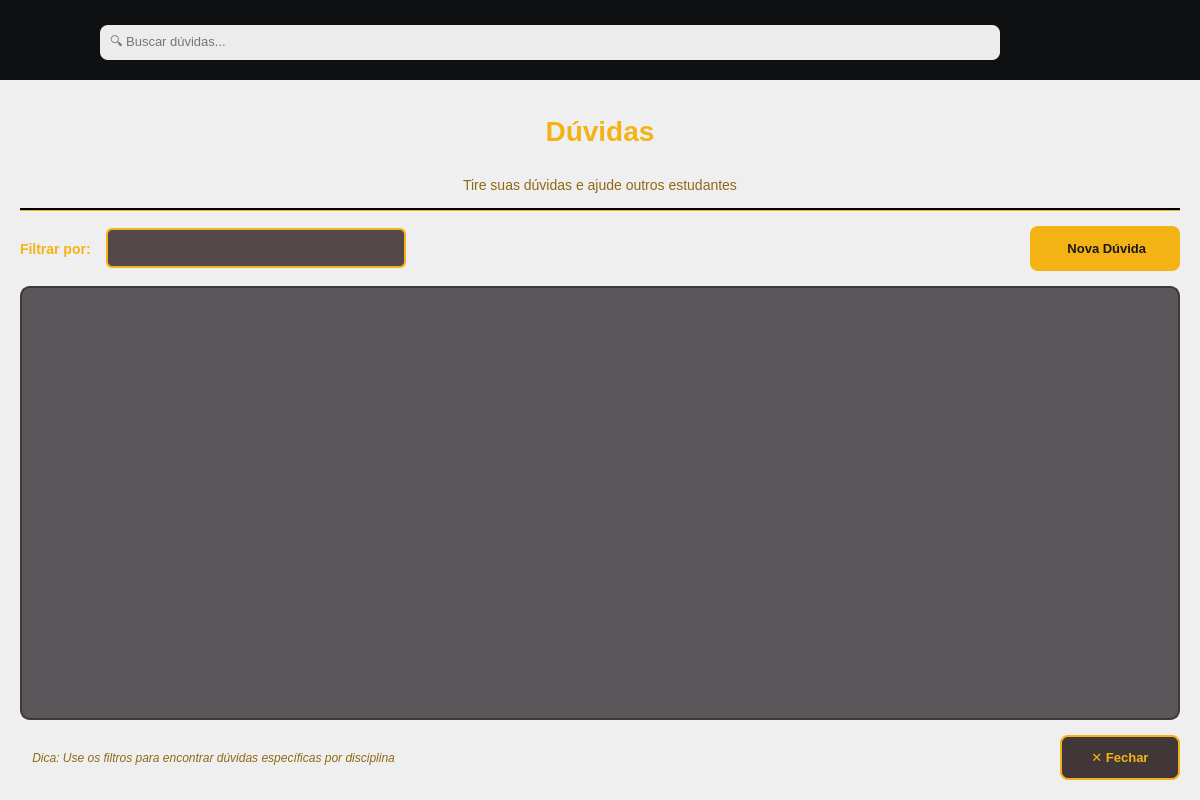
<?xml version="1.0" encoding="UTF-8"?>
<ui version="4.0">
 <class>DuvidasDialog</class>
 <widget class="QDialog" name="DuvidasDialog">
  <property name="geometry">
   <rect>
    <x>0</x>
    <y>0</y>
    <width>1200</width>
    <height>800</height>
   </rect>
  </property>
  <property name="windowTitle">
   <string>📚 Dúvidas EducaUTFPR</string>
  </property>
  <property name="styleSheet">
   <string notr="true">
/* ====== FUNDO PRINCIPAL COM IMAGEM ====== */
QDialog#DuvidasDialog {
    background-image: url(:/images/imagens/fundo_2.png);
    background-position: center;
    background-repeat: no-repeat;
}

/* ====== BARRA DE NAVEGAÇÃO ====== */
QLabel#navBar {
    background-color: #0f1011;
}

/* ====== OVERLAY SEMI-TRANSPARENTE ====== */
QWidget#centralWidget {
    background-color: rgba(26, 22, 26, 0.85);
    border-radius: 15px;
}

/* ====== TÍTULO PRINCIPAL ====== */
QLabel#tituloLabel {
    color: #F4B315;
    font-size: 28px;
    font-weight: bold;
    padding: 15px;
    background-color: transparent;
}

/* ====== SUBTÍTULO ====== */
QLabel#subtituloLabel {
    color: #8E6915;
    font-size: 14px;
    background-color: transparent;
}

/* ====== LOGO E ÍCONES ====== */
QLabel#logoLabel, QLabel#homeButton, QLabel#perfilButton {
    background-color: transparent;
    border-radius: 50px;
}

/* ====== BARRA DE BUSCA ====== */
QLineEdit#searchLine {
    background-color: rgb(236, 236, 236);
    border-radius: 8px;
    padding: 8px;
    font-size: 13px;
}

/* ====== BOTÕES PRINCIPAIS ====== */
QPushButton {
    background-color: #F4B315;
    color: #1A161A;
    border: none;
    border-radius: 8px;
    padding: 12px 24px;
    font-weight: bold;
    font-size: 13px;
}

QPushButton:hover {
    background-color: #D3AF35;
}

QPushButton:pressed {
    background-color: #8E6915;
}

/* ====== BOTÃO FECHAR ====== */
QPushButton#fecharButton {
    background-color: #423738;
    color: #F4B315;
    border: 2px solid #F4B315;
}

QPushButton#fecharButton:hover {
    background-color: #524447;
    border-color: #D3AF35;
}

/* ====== COMBOBOX (FILTRO) ====== */
QComboBox {
    background-color: rgba(66, 55, 56, 0.9);
    color: #F4B315;
    border: 2px solid #F4B315;
    border-radius: 6px;
    padding: 8px 12px;
    font-size: 13px;
    font-weight: bold;
}

QComboBox:hover {
    border-color: #D3AF35;
    background-color: rgba(82, 68, 71, 0.9);
}

QComboBox::drop-down {
    border: none;
    width: 30px;
}

QComboBox::down-arrow {
    image: none;
    border-left: 5px solid transparent;
    border-right: 5px solid transparent;
    border-top: 6px solid #F4B315;
    margin-right: 8px;
}

QComboBox QAbstractItemView {
    background-color: #423738;
    color: #F4B315;
    selection-background-color: #F4B315;
    selection-color: #1A161A;
    border: 2px solid #F4B315;
}

/* ====== SCROLL AREA ====== */
QScrollArea {
    border: 2px solid #423738;
    border-radius: 10px;
    background-color: rgba(26, 22, 26, 0.7);
}

QScrollBar:vertical {
    background-color: #423738;
    width: 12px;
    border-radius: 6px;
}

QScrollBar::handle:vertical {
    background-color: #F4B315;
    border-radius: 6px;
    min-height: 20px;
}

QScrollBar::handle:vertical:hover {
    background-color: #D3AF35;
}

/* ====== CONTAINER DAS DÚVIDAS ====== */
QWidget#containerDuvidas {
    background-color: transparent;
}

/* ====== LINHA SEPARADORA ====== */
Line {
    background-color: #F4B315;
}

/* ====== LABELS GERAIS ====== */
QLabel {
    color: #F4B315;
    background-color: transparent;
}

QLabel#infoLabel {
    color: #8E6915;
    font-size: 12px;
    font-style: italic;
}
   </string>
  </property>
  <layout class="QVBoxLayout" name="mainLayoutOuter">
   <property name="spacing">
    <number>0</number>
   </property>
   <property name="leftMargin">
    <number>0</number>
   </property>
   <property name="topMargin">
    <number>0</number>
   </property>
   <property name="rightMargin">
    <number>0</number>
   </property>
   <property name="bottomMargin">
    <number>0</number>
   </property>
   <item>
    <widget class="QWidget" name="navWidget" native="true">
     <property name="minimumSize">
      <size>
       <width>0</width>
       <height>80</height>
      </size>
     </property>
     <property name="maximumSize">
      <size>
       <width>16777215</width>
       <height>80</height>
      </size>
     </property>
     <widget class="QLabel" name="logoLabel">
      <property name="geometry">
       <rect>
        <x>10</x>
        <y>0</y>
        <width>80</width>
        <height>80</height>
       </rect>
      </property>
      <property name="styleSheet">
       <string notr="true">border-radius: 20px;</string>
      </property>
      <property name="text">
       <string/>
      </property>
      <property name="pixmap">
       <pixmap resource="icons.qrc">:/images/imagens/Logo_1.png</pixmap>
      </property>
      <property name="scaledContents">
       <bool>true</bool>
      </property>
     </widget>
     <widget class="QLineEdit" name="searchLine">
      <property name="geometry">
       <rect>
        <x>100</x>
        <y>25</y>
        <width>900</width>
        <height>35</height>
       </rect>
      </property>
      <property name="styleSheet">
       <string notr="true">background-color: rgb(236, 236, 236);</string>
      </property>
      <property name="placeholderText">
       <string>🔍 Buscar dúvidas...</string>
      </property>
     </widget>
     <widget class="QLabel" name="homeButton">
      <property name="geometry">
       <rect>
        <x>1030</x>
        <y>20</y>
        <width>45</width>
        <height>45</height>
       </rect>
      </property>
      <property name="cursor">
       <cursorShape>PointingHandCursor</cursorShape>
      </property>
      <property name="styleSheet">
       <string notr="true">border-radius: 50px;</string>
      </property>
      <property name="text">
       <string/>
      </property>
      <property name="pixmap">
       <pixmap resource="icons.qrc">:/images/imagens/inicio.png</pixmap>
      </property>
      <property name="scaledContents">
       <bool>true</bool>
      </property>
     </widget>
     <widget class="QLabel" name="perfilButton">
      <property name="geometry">
       <rect>
        <x>1090</x>
        <y>20</y>
        <width>45</width>
        <height>45</height>
       </rect>
      </property>
      <property name="cursor">
       <cursorShape>PointingHandCursor</cursorShape>
      </property>
      <property name="styleSheet">
       <string notr="true">border-radius: 50px;</string>
      </property>
      <property name="text">
       <string/>
      </property>
      <property name="pixmap">
       <pixmap resource="icons.qrc">:/images/imagens/perfil.png</pixmap>
      </property>
      <property name="scaledContents">
       <bool>true</bool>
      </property>
     </widget>
     <widget class="QLabel" name="navBar">
      <property name="geometry">
       <rect>
        <x>0</x>
        <y>0</y>
        <width>1200</width>
        <height>80</height>
       </rect>
      </property>
      <property name="styleSheet">
       <string notr="true">background-color: #0f1011;</string>
      </property>
      <property name="text">
       <string/>
      </property>
     </widget>
     <zorder>navBar</zorder>
     <zorder>logoLabel</zorder>
     <zorder>searchLine</zorder>
     <zorder>homeButton</zorder>
     <zorder>perfilButton</zorder>
    </widget>
   </item>
   <item>
    <layout class="QVBoxLayout" name="verticalLayout">
     <property name="spacing">
      <number>15</number>
     </property>
     <property name="leftMargin">
      <number>20</number>
     </property>
     <property name="topMargin">
      <number>20</number>
     </property>
     <property name="rightMargin">
      <number>20</number>
     </property>
     <property name="bottomMargin">
      <number>20</number>
     </property>
     <item>
      <widget class="QLabel" name="tituloLabel">
       <property name="text">
        <string>Dúvidas</string>
       </property>
       <property name="alignment">
        <set>Qt::AlignmentFlag::AlignCenter</set>
       </property>
      </widget>
     </item>
     <item>
      <widget class="QLabel" name="subtituloLabel">
       <property name="text">
        <string>Tire suas dúvidas e ajude outros estudantes</string>
       </property>
       <property name="alignment">
        <set>Qt::AlignmentFlag::AlignCenter</set>
       </property>
      </widget>
     </item>
     <item>
      <widget class="Line" name="line">
       <property name="styleSheet">
        <string notr="true">background-color: #F4B315;</string>
       </property>
       <property name="frameShadow">
        <enum>QFrame::Shadow::Plain</enum>
       </property>
       <property name="lineWidth">
        <number>2</number>
       </property>
       <property name="orientation">
        <enum>Qt::Orientation::Horizontal</enum>
       </property>
      </widget>
     </item>
     <item>
      <layout class="QHBoxLayout" name="horizontalLayout">
       <property name="spacing">
        <number>15</number>
       </property>
       <item>
        <widget class="QLabel" name="label">
         <property name="styleSheet">
          <string notr="true">color: #F4B315; font-size: 14px; font-weight: bold;</string>
         </property>
         <property name="text">
          <string>Filtrar por:</string>
         </property>
        </widget>
       </item>
       <item>
        <widget class="QComboBox" name="filtroComboBox">
         <property name="minimumSize">
          <size>
           <width>300</width>
           <height>40</height>
          </size>
         </property>
        </widget>
       </item>
       <item>
        <spacer name="horizontalSpacer">
         <property name="orientation">
          <enum>Qt::Orientation::Horizontal</enum>
         </property>
         <property name="sizeHint" stdset="0">
          <size>
           <width>40</width>
           <height>20</height>
          </size>
         </property>
        </spacer>
       </item>
       <item>
        <widget class="QPushButton" name="adicionarDuvidaButton">
         <property name="minimumSize">
          <size>
           <width>150</width>
           <height>45</height>
          </size>
         </property>
         <property name="text">
          <string> Nova Dúvida</string>
         </property>
        </widget>
       </item>
      </layout>
     </item>
     <item>
      <widget class="QScrollArea" name="scrollArea">
       <property name="frameShape">
        <enum>QFrame::Shape::StyledPanel</enum>
       </property>
       <property name="widgetResizable">
        <bool>true</bool>
       </property>
       <widget class="QWidget" name="containerDuvidas">
        <property name="geometry">
         <rect>
          <x>0</x>
          <y>0</y>
          <width>1156</width>
          <height>418</height>
         </rect>
        </property>
       </widget>
      </widget>
     </item>
     <item>
      <layout class="QHBoxLayout" name="horizontalLayout_2">
       <item>
        <widget class="QLabel" name="infoLabel">
         <property name="styleSheet">
          <string notr="true">color: #8E6915; font-size: 12px; font-style: italic;</string>
         </property>
         <property name="text">
          <string>💡 Dica: Use os filtros para encontrar dúvidas específicas por disciplina</string>
         </property>
        </widget>
       </item>
       <item>
        <spacer name="horizontalSpacer_2">
         <property name="orientation">
          <enum>Qt::Orientation::Horizontal</enum>
         </property>
         <property name="sizeHint" stdset="0">
          <size>
           <width>40</width>
           <height>20</height>
          </size>
         </property>
        </spacer>
       </item>
       <item>
        <widget class="QPushButton" name="fecharButton">
         <property name="minimumSize">
          <size>
           <width>120</width>
           <height>45</height>
          </size>
         </property>
         <property name="text">
          <string>✕ Fechar</string>
         </property>
        </widget>
       </item>
      </layout>
     </item>
    </layout>
   </item>
  </layout>
 </widget>
 <resources>
  <include location="icons.qrc"/>
 </resources>
 <connections>
  <connection>
   <sender>fecharButton</sender>
   <signal>clicked()</signal>
   <receiver>DuvidasDialog</receiver>
   <slot>close()</slot>
   <hints>
    <hint type="sourcelabel">
     <x>1100</x>
     <y>770</y>
    </hint>
    <hint type="destinationlabel">
     <x>600</x>
     <y>400</y>
    </hint>
   </hints>
  </connection>
 </connections>
</ui>
